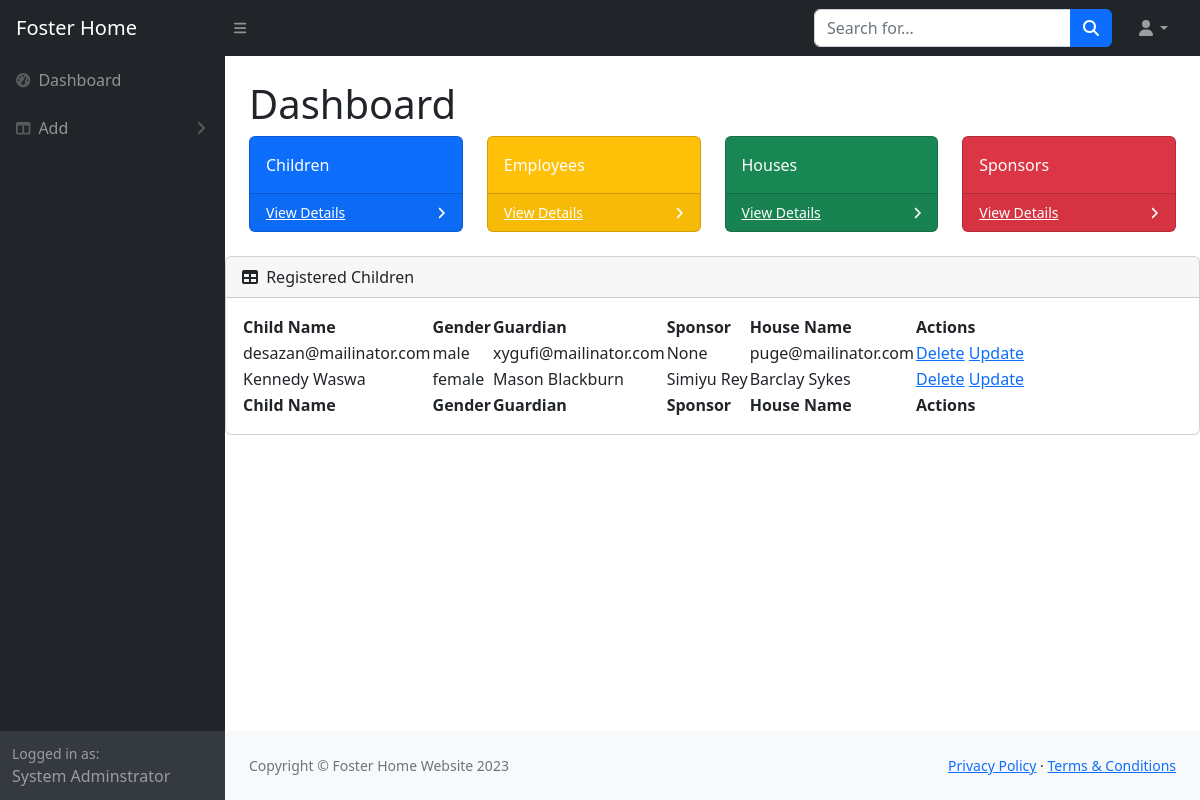
The page /children (signed in) on the database its author committed.
### fosterApp/models.py (models this page shows, shortened)
class Child(models.Model):
    fullName=models.CharField(max_length=100)
    dateOfBirth=models.CharField(max_length=100)
    gender=models.CharField(max_length=50)
    dateOfAdmn=models.CharField(max_length=50)
    guardianId=models.ForeignKey(Guardian,on_delete=models.CASCADE,related_name='rey')
    sponsor=models.ForeignKey(Sponsor, on_delete=models.SET_NULL,null=True)
    houseName=models.ForeignKey(House,on_delete=models.CASCADE)
    address=models.TextField(blank=True)
    created=models.DateTimeField(auto_now_add=True)
    updated=models.DateTimeField(auto_now=True)
    class Meta:
        ordering=['-created','-updated']

class Guardian(models.Model):
    fullName=models.CharField(max_length=100)
    guardianEmail=models.EmailField(max_length=50)
    guardianId=models.CharField(max_length=10)
    contact=models.CharField(max_length=100)
    created=models.DateTimeField(auto_now_add=True)
    updated=models.DateTimeField(auto_now=True)
    def __str__(self):
        return self.fullName

class House(models.Model):
    name=models.CharField(max_length=50)
    def __str__(self):
        return self.name

class Sponsor(models.Model):
    fullName=models.CharField(max_length=100,blank=False, default=None)
    sponsorEmail=models.EmailField(max_length=50)
    sponsorId=models.CharField(max_length=10)
    contact=models.CharField(max_length=100)
    occupation=models.CharField(max_length=50)
    created=models.DateTimeField(auto_now_add=True)
    updated=models.DateTimeField(auto_now=True)
    def __str__(self):
        return self.fullName

### fosterApp/views.py (the view)
# urls.py: path('children', fetchChildren,name='child-list'),
@login_required(login_url='login')
def fetchChildren(request):
    children = Child.objects.all()
    context = {"children": children}
    return render(request, "fosterApp/children.html", context)

### fosterApp/templates/fosterApp/children.html
{% extends 'admin-dashboard.html' %}
{% block content %}
<div class="card mb-4">
    <div class="card-header">
        <i class="fas fa-table me-1"></i>
        Registered Children
    </div>
    <div class="card-body">
        <table id="datatablesSimple">
            <thead>
                <tr>
                    <th>Child Name</th>
                    <th>Gender</th>
                    <th>Guardian</th>
                    <th>Sponsor</th>
                    <th>House Name</th>
                    <th>Actions</th>
                </tr>
            </thead>
            <tfoot>
                <tr>
                    <th>Child Name</th>
                    <th>Gender</th>
                    <th>Guardian</th>
                    <th>Sponsor</th>
                    <th>House Name</th>
                    <th>Actions</th>
                </tr>
            </tfoot>
            <tbody>
                {% for child in children %}
                <tr>
                    <td>{{ child.fullName }}</td>
                    <td>{{ child.gender }}</td>
                    <td>{{ child.guardianId }}</td>
                    <td>{{ child.sponsor }}</td>
                    <td>{{ child.houseName }}</td>
                    <td><a href="{% url 'delete' child.pk %}">Delete</a>
                        <a href="{% url 'update-child' child.pk %}">Update</a>
                    </td>
                </tr>
                {% endfor %}
            </tbody>
        </table>
    </div>
</div>
{% endblock %}

### rows shown on the page
Child: fullName "desazan@mailinator.com", gender "male", guardianId "xygufi@mailinator.com", sponsor "None", houseName "puge@mailinator.com"
Child: fullName "Kennedy Waswa", gender "female", guardianId "Mason Blackburn", sponsor "Simiyu Rey", houseName "Barclay Sykes"
